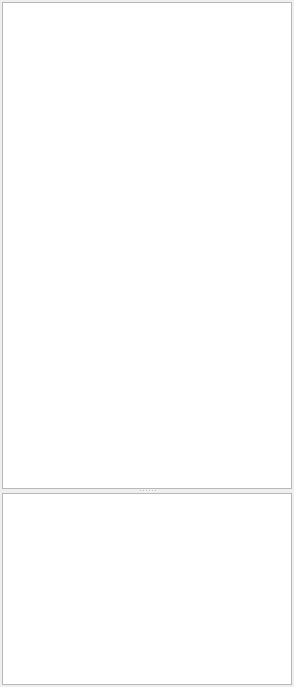
          <widget class="QWidget" name="pageProfile">
           <property name="geometry">
            <rect>
             <x>0</x>
             <y>0</y>
             <width>294</width>
             <height>687</height>
            </rect>
           </property>
           <attribute name="label">
            <string>Profile</string>
           </attribute>
           <layout class="QVBoxLayout" name="verticalLayout_4">
            <property name="spacing">
             <number>2</number>
            </property>
            <property name="leftMargin">
             <number>2</number>
            </property>
            <property name="topMargin">
             <number>2</number>
            </property>
            <property name="rightMargin">
             <number>2</number>
            </property>
            <property name="bottomMargin">
             <number>2</number>
            </property>
            <item>
             <widget class="QSplitter" name="splitter">
              <property name="orientation">
               <enum>Qt::Vertical</enum>
              </property>
              <widget class="QListView" name="listViewProfile">
               <property name="sizePolicy">
                <sizepolicy hsizetype="Expanding" vsizetype="Expanding">
                 <horstretch>0</horstretch>
                 <verstretch>50</verstretch>
                </sizepolicy>
               </property>
              </widget>
              <widget class="QTreeView" name="treeViewProfileDetail"/>
             </widget>
            </item>
           </layout>
          </widget>
